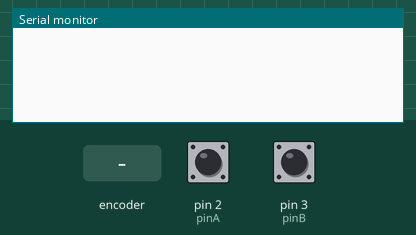
Simulated run of this sketch. Board: Arduino Uno, built with avr-gcc and run on an emulated ATmega328P. Parts: the last lines printed to the serial monitor. The test bench sets the inputs (shaded band); at power-on: pin 2 (pinA) HIGH, pin 3 (pinB) HIGH.

Above: at 1.2 s.
1.3 s: rotary encoder on pin 2 (pinA) / pin 3 (pinB) turned 1 step (first pin leading)
At 2.6 s:
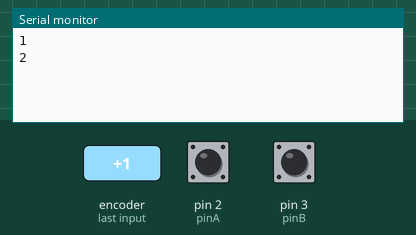
3.0 s: rotary encoder on pin 2 (pinA) / pin 3 (pinB) turned 1 step (first pin leading)
At 4.0 s:
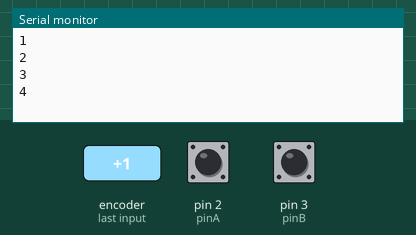
Timing chart, 0 to 6.0 s (numbered marks = the images above; inputs shaded):
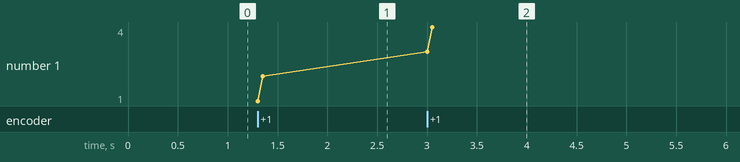

The sketch:

IncrementalEncoders.ino
```cpp
const int pinA = 2; // Encoder pin A
const int pinB = 3; // Encoder pin B

volatile int encoderPos = 0; // Encoder position
int lastEncoded = 0;         // Last encoded state
bool processInput = true;

void setup()
{
    Serial.begin(9600);          // Start serial communication
    pinMode(pinA, INPUT_PULLUP); // Set pinA as input with pull-up resistor
    pinMode(pinB, INPUT_PULLUP); // Set pinB as input with pull-up resistor

    // Read the initial state
    lastEncoded = (digitalRead(pinA) << 1) | digitalRead(pinB);
}

void loop()
{
    int MSB = digitalRead(pinA);            // Most significant bit
    int LSB = digitalRead(pinB);            // Least significant bit
    int encoded = (MSB << 1) | LSB;         // Combining the two bits
    int sum = (lastEncoded << 2) | encoded; // Adding it to the previous encoded value

    // Detect if the Encoder has been moved at all
    if (sum == 0b1101 || sum == 0b0100 || sum == 0b0010 || sum == 0b1011 || sum == 0b1110 || sum == 0b0111 || sum == 0b0001 || sum == 0b1000)
    {
        if (processInput)
        {
            // Determine direction and increment or decrement encoderPos accordingly
            if (sum == 0b1101 || sum == 0b0100 || sum == 0b0010 || sum == 0b1011)
                encoderPos++;
            else if (sum == 0b1110 || sum == 0b0111 || sum == 0b0001 || sum == 0b1000)
                encoderPos--;

            // Only process this input, next one will be skipped
            processInput = false;

            Serial.println(encoderPos);
        }
        else
        {
            // Skip this input, next one will be processed
            processInput = true;
        }
    }

    lastEncoded = encoded; // Store this value for next time

    delay(2); // Simple debounce
}
```

Measured:
- after the input at 1.3 s, the serial monitor: prints a new line at once (image 1)
- after the input at 3.0 s, the serial monitor: prints a new line at once (image 2)
- plotted number 1: 2 → 4 after the input at 3.0 s
